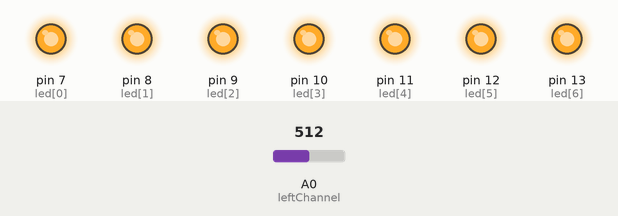
Simulated run of this sketch. Board: Arduino Uno, built with avr-gcc and run on an emulated ATmega328P. On the bench: output pins drawn as LEDs (lit = HIGH). The inputs (shaded band) are chosen by the test bench; at power-on: A0 (leftChannel) = 512. What the sketch prints to the serial monitor is not drawn.

Above: at 1.2 s.
1.3 s: A0 (leftChannel) set to 58
2.8 s: A0 (leftChannel) set to 52
At 4.0 s:
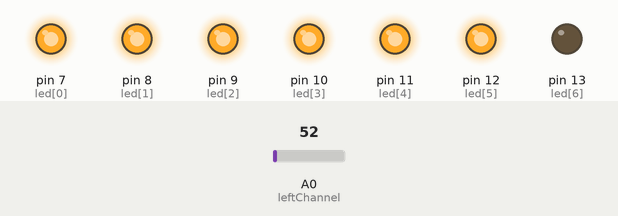
4.3 s: A0 (leftChannel) set to 0
At 5.0 s:
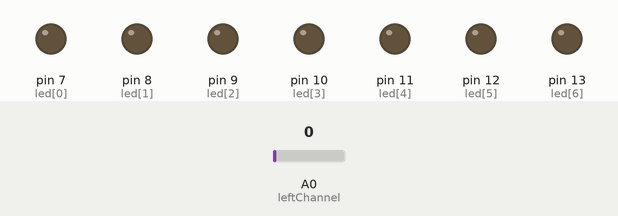
5.8 s: A0 (leftChannel) set to 6
7.3 s: A0 (leftChannel) set to 9
At 8.5 s:
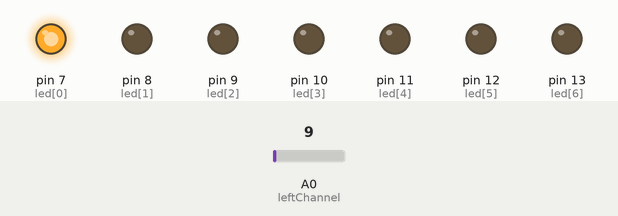
8.8 s: A0 (leftChannel) set to 122
At 9.8 s:
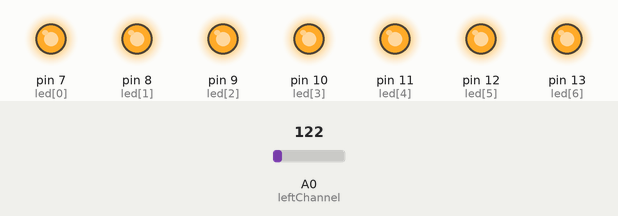
Timing chart, 0 to 11.3 s (numbered marks = the images above; inputs shaded):
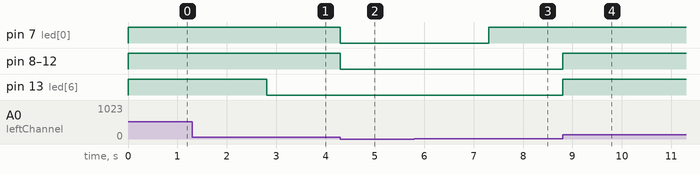

Measured:
- the behaviour switches between 56 and 55 on A0 (leftChannel) (found by bisection; images 0 and 1)
- the behaviour switches between 7 and 8 on A0 (leftChannel) (found by bisection; images 2 and 3)
- after the input at 2.8 s, pin 13 (led[6]): HIGH → LOW at once
- after the input at 4.3 s, pin 7 (led[0]), pin 8 (led[1]), pin 9 (led[2]), pin 10 (led[3]), pin 11 (led[4]), pin 12 (led[5]): HIGH → LOW at once
- after the input at 7.3 s, pin 7 (led[0]): LOW → HIGH at once
- after the input at 8.8 s, pin 8 (led[1]), pin 9 (led[2]), pin 10 (led[3]), pin 11 (led[4]), pin 12 (led[5]), pin 13 (led[6]): LOW → HIGH at once

The sketch:

sketch_sep02a.ino
```cpp
// Led VU Meter Example
// Version 1.0
// Written by James Newbould


int led[7] = {7, 8, 9, 10, 11, 12, 13}; // Assign the pins for the leds
int leftChannel = A0;  // left channel input
int left, i;

void setup()
{
for (i = 0; i < 7; i++)  // Tell the arduino that the leds are digital outputs
  pinMode(led[i], OUTPUT);
Serial.begin(9600); // Uncomment to enable troubleshooting over serial.
}

void loop()
{
left = analogRead(leftChannel);  // read the left channel
//Serial.println(left);  // uncomment to check the raw input.
left = left / 8;    // adjusts the sensitivity
Serial.println(left);
// delay(1);
// uncomment to check the modified input.
// left = 1500;  // uncomment to test all leds light.
// left = 0;    // uncomment to check the leds are not lit when the input is 0.

  if (left == 0)  // if the volume is 0 then turn off all leds
   {
   for(i = 0; i < 7; i++)
     {
     digitalWrite(led[i], LOW);
     }
  }

  else
  {
   for (i = 0; i < left; i++) // turn on the leds up to the volume level
    {
     digitalWrite(led[i], HIGH);
    }

    for(i = i; i < 7; i++)  // turn off the leds above the voltage level
     {
      digitalWrite(led[i], LOW);
     }
  }
}
```
